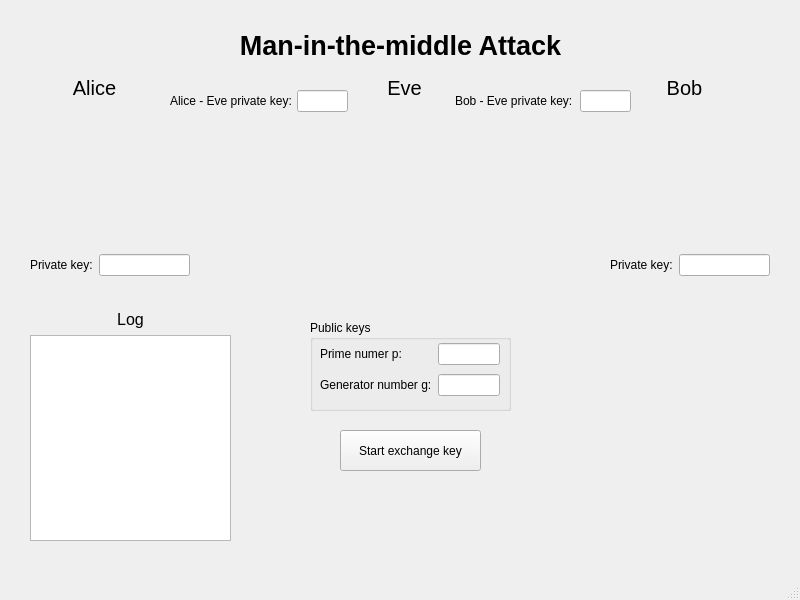
<?xml version="1.0" encoding="UTF-8"?>
<ui version="4.0">
 <class>MainWindow</class>
 <widget class="QMainWindow" name="MainWindow">
  <property name="geometry">
   <rect>
    <x>0</x>
    <y>0</y>
    <width>800</width>
    <height>600</height>
   </rect>
  </property>
  <property name="windowTitle">
   <string>MainWindow</string>
  </property>
  <widget class="QWidget" name="centralwidget">
   <widget class="QLabel" name="label">
    <property name="geometry">
     <rect>
      <x>70</x>
      <y>10</y>
      <width>661</width>
      <height>71</height>
     </rect>
    </property>
    <property name="font">
     <font>
      <pointsize>20</pointsize>
      <bold>true</bold>
     </font>
    </property>
    <property name="text">
     <string>Man-in-the-middle Attack</string>
    </property>
    <property name="alignment">
     <set>Qt::AlignCenter</set>
    </property>
   </widget>
   <widget class="QLabel" name="Alice_image">
    <property name="geometry">
     <rect>
      <x>30</x>
      <y>100</y>
      <width>141</width>
      <height>141</height>
     </rect>
    </property>
    <property name="text">
     <string/>
    </property>
    <property name="pixmap">
     <pixmap>Image/coding (1).png</pixmap>
    </property>
    <property name="scaledContents">
     <bool>true</bool>
    </property>
   </widget>
   <widget class="QLabel" name="Bob_image">
    <property name="geometry">
     <rect>
      <x>620</x>
      <y>100</y>
      <width>141</width>
      <height>141</height>
     </rect>
    </property>
    <property name="text">
     <string/>
    </property>
    <property name="pixmap">
     <pixmap>Image/coding.png</pixmap>
    </property>
    <property name="scaledContents">
     <bool>true</bool>
    </property>
   </widget>
   <widget class="QLabel" name="message_image">
    <property name="geometry">
     <rect>
      <x>150</x>
      <y>190</y>
      <width>41</width>
      <height>41</height>
     </rect>
    </property>
    <property name="text">
     <string/>
    </property>
    <property name="pixmap">
     <pixmap>Image/envelope.png</pixmap>
    </property>
    <property name="scaledContents">
     <bool>true</bool>
    </property>
   </widget>
   <widget class="QLabel" name="Alice_name">
    <property name="geometry">
     <rect>
      <x>70</x>
      <y>80</y>
      <width>49</width>
      <height>16</height>
     </rect>
    </property>
    <property name="font">
     <font>
      <pointsize>15</pointsize>
     </font>
    </property>
    <property name="text">
     <string>Alice</string>
    </property>
    <property name="alignment">
     <set>Qt::AlignCenter</set>
    </property>
   </widget>
   <widget class="QLabel" name="Bob_name">
    <property name="geometry">
     <rect>
      <x>660</x>
      <y>80</y>
      <width>49</width>
      <height>16</height>
     </rect>
    </property>
    <property name="font">
     <font>
      <pointsize>15</pointsize>
     </font>
    </property>
    <property name="text">
     <string>Bob</string>
    </property>
    <property name="alignment">
     <set>Qt::AlignCenter</set>
    </property>
   </widget>
   <widget class="QWidget" name="gridLayoutWidget_2">
    <property name="geometry">
     <rect>
      <x>30</x>
      <y>250</y>
      <width>160</width>
      <height>31</height>
     </rect>
    </property>
    <layout class="QGridLayout" name="AliceProperties">
     <item row="0" column="0">
      <widget class="QLabel" name="PKey_label">
       <property name="text">
        <string>Private key:</string>
       </property>
      </widget>
     </item>
     <item row="0" column="1">
      <widget class="QLineEdit" name="A_PKey_input"/>
     </item>
    </layout>
   </widget>
   <widget class="QWidget" name="gridLayoutWidget_3">
    <property name="geometry">
     <rect>
      <x>610</x>
      <y>250</y>
      <width>160</width>
      <height>31</height>
     </rect>
    </property>
    <layout class="QGridLayout" name="BobProperties">
     <item row="0" column="1">
      <widget class="QLineEdit" name="B_PKey_input"/>
     </item>
     <item row="0" column="0">
      <widget class="QLabel" name="B_PKey_label">
       <property name="text">
        <string>Private key:</string>
       </property>
      </widget>
     </item>
    </layout>
   </widget>
   <widget class="QGroupBox" name="groupBox">
    <property name="geometry">
     <rect>
      <x>310</x>
      <y>320</y>
      <width>201</width>
      <height>91</height>
     </rect>
    </property>
    <property name="title">
     <string>Public keys</string>
    </property>
    <widget class="QWidget" name="gridLayoutWidget">
     <property name="geometry">
      <rect>
       <x>10</x>
       <y>20</y>
       <width>180</width>
       <height>61</height>
      </rect>
     </property>
     <layout class="QGridLayout" name="gridLayout">
      <item row="1" column="1">
       <widget class="QLineEdit" name="G_input"/>
      </item>
      <item row="0" column="0">
       <widget class="QLabel" name="p_label">
        <property name="text">
         <string>Prime numer p:</string>
        </property>
       </widget>
      </item>
      <item row="1" column="0">
       <widget class="QLabel" name="G_label">
        <property name="text">
         <string>Generator number g:</string>
        </property>
       </widget>
      </item>
      <item row="0" column="1">
       <widget class="QLineEdit" name="p_input"/>
      </item>
     </layout>
    </widget>
   </widget>
   <widget class="QLabel" name="Eve_label">
    <property name="geometry">
     <rect>
      <x>340</x>
      <y>100</y>
      <width>131</width>
      <height>141</height>
     </rect>
    </property>
    <property name="text">
     <string/>
    </property>
    <property name="pixmap">
     <pixmap>Image/hacker.png</pixmap>
    </property>
    <property name="scaledContents">
     <bool>true</bool>
    </property>
   </widget>
   <widget class="QLabel" name="Eve_name">
    <property name="geometry">
     <rect>
      <x>380</x>
      <y>80</y>
      <width>49</width>
      <height>16</height>
     </rect>
    </property>
    <property name="font">
     <font>
      <pointsize>15</pointsize>
     </font>
    </property>
    <property name="text">
     <string>Eve</string>
    </property>
    <property name="alignment">
     <set>Qt::AlignCenter</set>
    </property>
   </widget>
   <widget class="QPushButton" name="pushButton">
    <property name="geometry">
     <rect>
      <x>340</x>
      <y>430</y>
      <width>141</width>
      <height>41</height>
     </rect>
    </property>
    <property name="text">
     <string>Start exchange key</string>
    </property>
   </widget>
   <widget class="QLineEdit" name="E_A_PKey_input">
    <property name="geometry">
     <rect>
      <x>297</x>
      <y>90</y>
      <width>51</width>
      <height>22</height>
     </rect>
    </property>
   </widget>
   <widget class="QLabel" name="E_A_PKey_label">
    <property name="geometry">
     <rect>
      <x>170</x>
      <y>90</y>
      <width>121</width>
      <height>22</height>
     </rect>
    </property>
    <property name="text">
     <string>Alice - Eve private key:</string>
    </property>
   </widget>
   <widget class="QLineEdit" name="E_B_PKey_input">
    <property name="geometry">
     <rect>
      <x>580</x>
      <y>90</y>
      <width>51</width>
      <height>22</height>
     </rect>
    </property>
   </widget>
   <widget class="QLabel" name="E_B_PKey_label">
    <property name="geometry">
     <rect>
      <x>455</x>
      <y>90</y>
      <width>121</width>
      <height>22</height>
     </rect>
    </property>
    <property name="text">
     <string>Bob - Eve private key:</string>
    </property>
   </widget>
   <widget class="QWidget" name="verticalLayoutWidget">
    <property name="geometry">
     <rect>
      <x>30</x>
      <y>310</y>
      <width>201</width>
      <height>231</height>
     </rect>
    </property>
    <layout class="QVBoxLayout" name="logLayout">
     <item>
      <widget class="QLabel" name="logLabel">
       <property name="font">
        <font>
         <pointsize>12</pointsize>
        </font>
       </property>
       <property name="text">
        <string>Log</string>
       </property>
       <property name="alignment">
        <set>Qt::AlignCenter</set>
       </property>
      </widget>
     </item>
     <item>
      <widget class="QListWidget" name="Log"/>
     </item>
    </layout>
   </widget>
   <zorder>message_image</zorder>
   <zorder>label</zorder>
   <zorder>Alice_image</zorder>
   <zorder>Bob_image</zorder>
   <zorder>Alice_name</zorder>
   <zorder>Bob_name</zorder>
   <zorder>gridLayoutWidget_2</zorder>
   <zorder>gridLayoutWidget_3</zorder>
   <zorder>groupBox</zorder>
   <zorder>Eve_label</zorder>
   <zorder>Eve_name</zorder>
   <zorder>pushButton</zorder>
   <zorder>E_A_PKey_input</zorder>
   <zorder>E_A_PKey_label</zorder>
   <zorder>E_B_PKey_input</zorder>
   <zorder>E_B_PKey_label</zorder>
   <zorder>verticalLayoutWidget</zorder>
  </widget>
  <widget class="QMenuBar" name="menubar">
   <property name="geometry">
    <rect>
     <x>0</x>
     <y>0</y>
     <width>800</width>
     <height>22</height>
    </rect>
   </property>
  </widget>
  <widget class="QStatusBar" name="statusbar"/>
 </widget>
 <resources/>
 <connections/>
</ui>
